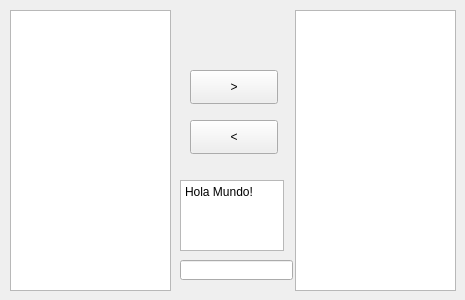
<?xml version="1.0" encoding="UTF-8"?>
<ui version="4.0">
 <class>TreeAndList</class>
 <widget class="QWidget" name="TreeAndList">
  <property name="geometry">
   <rect>
    <x>0</x>
    <y>0</y>
    <width>465</width>
    <height>300</height>
   </rect>
  </property>
  <property name="windowTitle">
   <string>Form</string>
  </property>
  <widget class="QTreeView" name="treeView">
   <property name="geometry">
    <rect>
     <x>10</x>
     <y>10</y>
     <width>161</width>
     <height>281</height>
    </rect>
   </property>
  </widget>
  <widget class="QListView" name="listView">
   <property name="geometry">
    <rect>
     <x>295</x>
     <y>10</y>
     <width>161</width>
     <height>281</height>
    </rect>
   </property>
  </widget>
  <widget class="QPushButton" name="addButton">
   <property name="geometry">
    <rect>
     <x>190</x>
     <y>70</y>
     <width>88</width>
     <height>34</height>
    </rect>
   </property>
   <property name="text">
    <string>&gt;</string>
   </property>
  </widget>
  <widget class="QPushButton" name="removeButton">
   <property name="geometry">
    <rect>
     <x>190</x>
     <y>120</y>
     <width>88</width>
     <height>34</height>
    </rect>
   </property>
   <property name="text">
    <string>&lt;</string>
   </property>
  </widget>
  <widget class="QPlainTextEdit" name="plainTextEdit">
   <property name="geometry">
    <rect>
     <x>180</x>
     <y>180</y>
     <width>104</width>
     <height>71</height>
    </rect>
   </property>
   <property name="plainText">
    <string>Hola Mundo!</string>
   </property>
  </widget>
  <widget class="QLineEdit" name="lineEdit">
   <property name="geometry">
    <rect>
     <x>180</x>
     <y>260</y>
     <width>113</width>
     <height>20</height>
    </rect>
   </property>
  </widget>
 </widget>
 <resources/>
 <connections/>
</ui>
